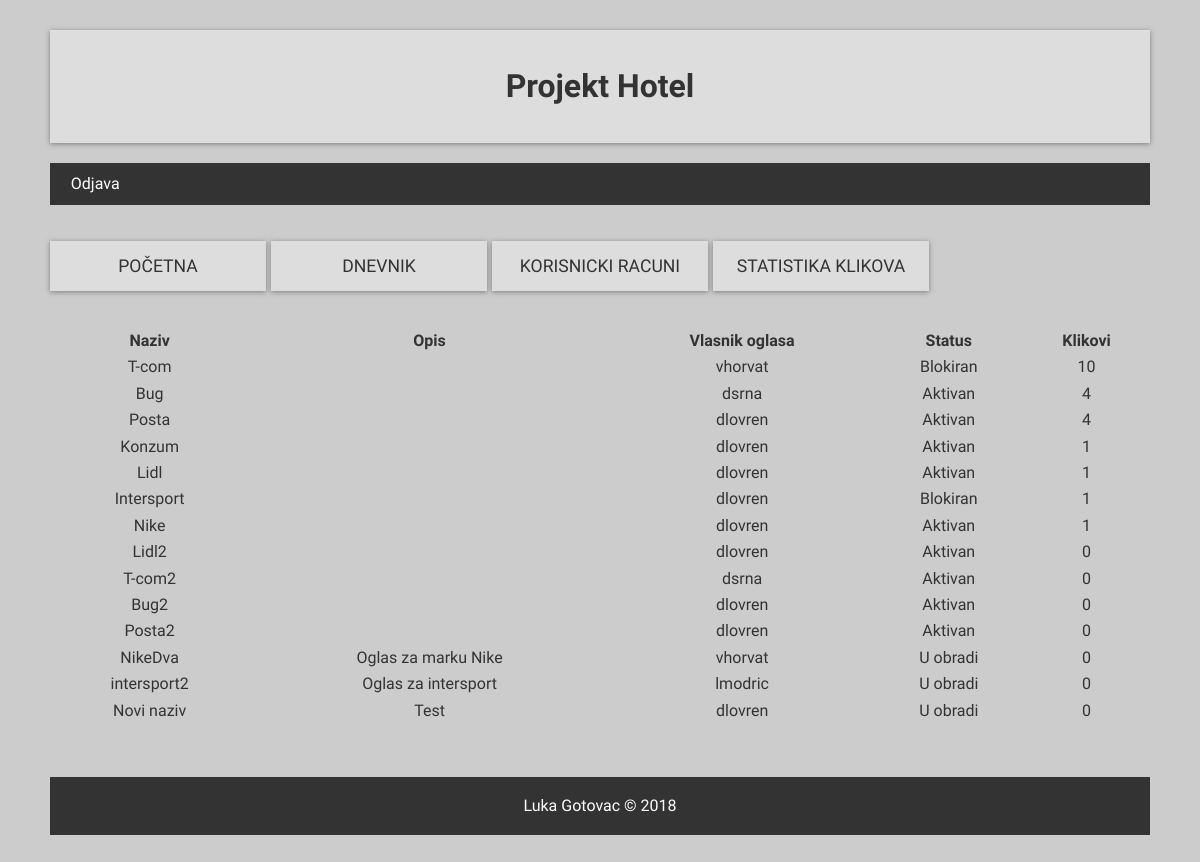
The page /administrator/statKlikovi.php on the database its author committed.
### tables this page shows
CREATE TABLE IF NOT EXISTS `oglasi` (
  `oglas_id` int(11) NOT NULL AUTO_INCREMENT,
  `naziv` varchar(45) NOT NULL,
  `status` varchar(30) NOT NULL,
  `pocetak` date NOT NULL,
  `url` varchar(100) NOT NULL,
  `slika_url` varchar(100) NOT NULL,
  `opis` varchar(100) NOT NULL,
  `broj_klik` int(11) NOT NULL,
  `korisnici_id_korisnik` int(11) NOT NULL,
  `oglasi_id_oglas` int(11) NOT NULL,
  PRIMARY KEY (`oglas_id`),
  KEY `fk_zahtjevi_za_oglas_korisnici1_idx` (`korisnici_id_korisnik`),
  KEY `fk_zahtjevi_za_oglas_oglasi1_idx` (`oglasi_id_oglas`)
);

CREATE TABLE IF NOT EXISTS `korisnici` (
  `id_korisnik` int(11) NOT NULL AUTO_INCREMENT,
  `korisnicko_ime` varchar(20) NOT NULL,
  `ime` varchar(45) NOT NULL,
  `prezime` varchar(45) NOT NULL,
  `email` varchar(45) NOT NULL,
  `lozinka` varchar(100) NOT NULL,
  `kript_lozinka` varchar(100) DEFAULT NULL,
  `status` int(11) NOT NULL,
  `kriviUnosi` int(11) NOT NULL,
  `tip_korisnika_id_tip_kor` int(11) NOT NULL,
  PRIMARY KEY (`id_korisnik`),
  UNIQUE KEY `korisnicko_ime_UNIQUE` (`korisnicko_ime`),
  KEY `fk_korisnici_tip_korisnika_idx` (`tip_korisnika_id_tip_kor`)
);

### baza.class.php (called while the page is built, shortened)
<?php
class Baza {
    private $veza = null;
    function spojiDB() {
        $this->veza = new mysqli(self::server, self::korisnik, self::lozinka, self::baza);
        $this->veza->set_charset("utf8");
        return $this->veza;
    }
    function selectDB($upit) {
        $rezultat = $this->veza->query($upit);
        return $rezultat;
    }
}
?>

### administrator/statKlikovi.php (the view, shortened to what this page needs)
<?php
include("../baza.class.php");
$baza = new Baza();
$baza->spojiDB();
$sqlKorisnici = "SELECT korisnici.korisnicko_ime, oglasi.naziv, oglasi.opis, oglasi.status, oglasi.broj_klik FROM korisnici, oglasi WHERE korisnici.id_korisnik = oglasi.korisnici_id_korisnik";
$korisnici = $baza->selectDB($sqlKorisnici);
$head =  "<thead>" . "<tr>" . "<th>Naziv</th>" . "<th>Opis</th>" . "<th>Vlasnik oglasa</th>" . "<th>Status</th>" . "<th>Klikovi</th>" . "</tr>" . "</thead>";
$table = "";
while ($row = $korisnici->fetch_assoc()) {
    $table = $table . "<tr> <td>" . $row["naziv"] . "</td>" . "<td>" . $row["opis"] . "</td>" . "<td>" . $row["korisnicko_ime"] . "</td>" . "<td>" . $row["status"] . "</td>" . "<td>" . $row["broj_klik"] . "</td> </tr>";
}
?>
<!DOCTYPE html>
<html lang="en">
<head>
    <link rel="stylesheet" href="dizajn.css">
    <link rel="stylesheet" type="text/css" href="https://cdn.datatables.net/s/dt/jq-2.1.4,dt-1.10.10/datatables.min.css"/>
    <link rel="stylesheet" href="https://ajax.googleapis.com/ajax/libs/jqueryui/1.11.4/themes/smoothness/jquery-ui.css">
</head>
<body>
    <div class="wrapper">
        <header class="banner">
            <h1 class="naslov">Projekt Hotel</h1>
        </header>
        <a id="odjava" href="odjava.php" class="button">Odjava</a>
        <nav class="main">
            <ul>
                <li><a href="index.php">Početna</a></li>
                <li><a href="dnevnik.php">Dnevnik</a></li>
                <li><a href="racuni.php">Korisnicki racuni</a></li>
                <li><a href="statKlikovi.php">Statistika klikova</a></li>
            </ul>
        </nav>
        <section class="container">
        <table id="tablica">
            <?php
                echo $head;
            ?>
            <tbody style="text-align:center">
                <?php
                    echo $table;
                ?>
            </tbody>
        </table>
        </section>
        <footer>
            <p>Luka Gotovac &copy; 2018</p>
        </footer>
    </div>
</body>
</html>

### administrator/dizajn.css (style rules this page uses)
:root { --primary: #ddd; --dark: #333; --light: #fff; --shadow: 0 1px 5px rgba(104, 104, 104, 0.8); }
html { box-sizing: border-box; font-family: Catamaran, sans-serif; color: var(--dark); }
body { background: #ccc; margin: 30px 50px; line-height: 1.4; }
.button { background: var(--dark); color: var(--light); padding: 0.6rem 1.3rem; text-decoration: none; border: 0; transition: all .2s ease-in-out; }
.wrapper { display: grid; grid-gap: 20px; }
.main ul { display: grid; grid-gap: 5px; padding: 0; list-style: none; grid-template-columns: 1fr 1fr 1fr 1fr 1fr; }
.main a { background: var(--primary); display: block; text-decoration: none; padding: 0.8rem; text-align: center; color: var(--dark); text-transform: uppercase; font-size: 1.1rem; box-shadow: var(--shadow); transition: all .2s ease-in-out; }
.banner { background: var(--primary); display: block; box-shadow: var(--shadow); }
.naslov { padding: 0.8rem; text-align: center; color: var(--dark); }
.container { display: grid; grid-gap: 20px; grid-template-areas: 'showcase'; }
footer { margin-top: 2rem; background: var(--dark); color: var(--light); text-align: center; padding: 0.1rem; }

### rows shown on the page
oglasi: naziv "T-com", status "Blokiran", broj_klik "10"
korisnici: korisnicko_ime "vhorvat vhorvat"
oglasi: naziv "Bug", status "Aktivan", broj_klik "4"
korisnici: korisnicko_ime "dsrna dsrna"
oglasi: naziv "Posta", status "Aktivan", broj_klik "4"
korisnici: korisnicko_ime "dlovren dlovren dlovren dlovren dlovren dlovren dlovren dlovren dlovren"
oglasi: naziv "Konzum", status "Aktivan", broj_klik "1"
oglasi: naziv "Lidl", status "Aktivan", broj_klik "1"
oglasi: naziv "Intersport", status "Blokiran", broj_klik "1"
oglasi: naziv "Nike", status "Aktivan", broj_klik "1"
oglasi: naziv "Lidl2", status "Aktivan", broj_klik "0"
oglasi: naziv "T-com2", status "Aktivan", broj_klik "0"
oglasi: naziv "Bug2", status "Aktivan", broj_klik "0"
oglasi: naziv "Posta2", status "Aktivan", broj_klik "0"
oglasi: naziv "NikeDva", opis "Oglas za marku Nike", status "U obradi", broj_klik "0"
oglasi: naziv "intersport2", opis "Oglas za intersport", status "U obradi", broj_klik "0"
korisnici: korisnicko_ime "lmodric"
oglasi: naziv "Novi naziv", opis "Test", status "U obradi", broj_klik "0"
